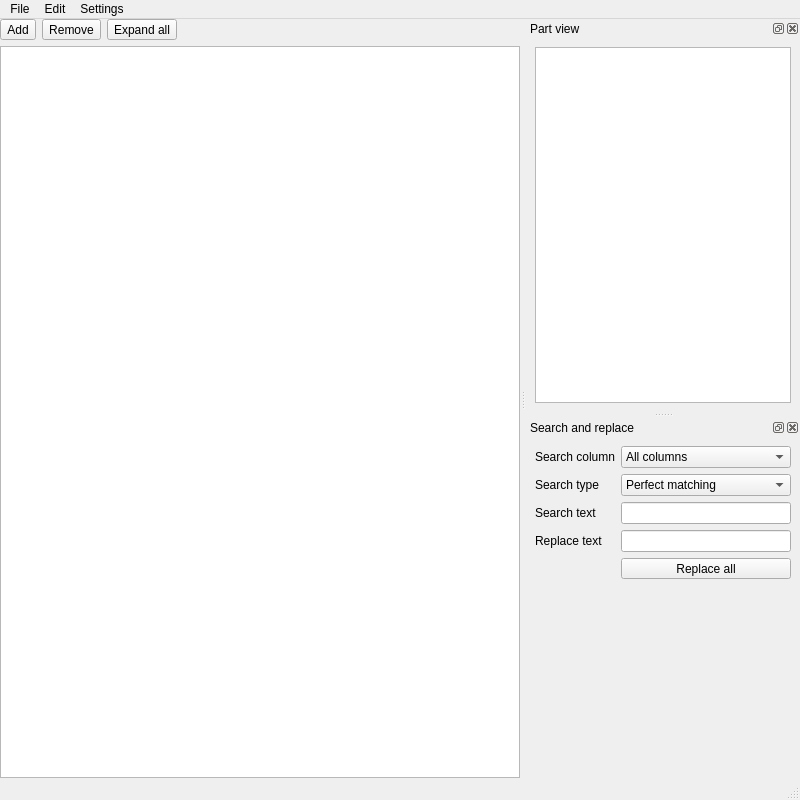
<?xml version="1.0" encoding="UTF-8"?>
<ui version="4.0">
 <class>MainWindow</class>
 <widget class="QMainWindow" name="MainWindow">
  <property name="geometry">
   <rect>
    <x>0</x>
    <y>0</y>
    <width>800</width>
    <height>800</height>
   </rect>
  </property>
  <property name="windowTitle">
   <string>Simple partslist editor</string>
  </property>
  <widget class="QWidget" name="centralwidget">
   <layout class="QGridLayout" name="gridLayout">
    <property name="leftMargin">
     <number>0</number>
    </property>
    <property name="topMargin">
     <number>0</number>
    </property>
    <property name="rightMargin">
     <number>0</number>
    </property>
    <property name="bottomMargin">
     <number>0</number>
    </property>
    <item row="0" column="0">
     <layout class="QHBoxLayout" name="horizontalLayout">
      <item>
       <widget class="QToolButton" name="toolButton">
        <property name="text">
         <string>Add</string>
        </property>
        <property name="iconSize">
         <size>
          <width>32</width>
          <height>32</height>
         </size>
        </property>
        <property name="toolButtonStyle">
         <enum>Qt::ToolButtonTextBesideIcon</enum>
        </property>
        <property name="autoRaise">
         <bool>false</bool>
        </property>
       </widget>
      </item>
      <item>
       <widget class="QToolButton" name="toolButton_2">
        <property name="text">
         <string>Remove</string>
        </property>
        <property name="iconSize">
         <size>
          <width>32</width>
          <height>32</height>
         </size>
        </property>
        <property name="toolButtonStyle">
         <enum>Qt::ToolButtonTextBesideIcon</enum>
        </property>
        <property name="autoRaise">
         <bool>false</bool>
        </property>
       </widget>
      </item>
      <item>
       <widget class="QToolButton" name="toolButton_3">
        <property name="text">
         <string>Expand all</string>
        </property>
       </widget>
      </item>
      <item>
       <spacer name="horizontalSpacer">
        <property name="orientation">
         <enum>Qt::Horizontal</enum>
        </property>
        <property name="sizeHint" stdset="0">
         <size>
          <width>40</width>
          <height>20</height>
         </size>
        </property>
       </spacer>
      </item>
     </layout>
    </item>
    <item row="1" column="0">
     <widget class="QTreeView" name="treeView">
      <property name="contextMenuPolicy">
       <enum>Qt::CustomContextMenu</enum>
      </property>
      <property name="acceptDrops">
       <bool>true</bool>
      </property>
      <property name="editTriggers">
       <set>QAbstractItemView::AnyKeyPressed|QAbstractItemView::DoubleClicked|QAbstractItemView::EditKeyPressed|QAbstractItemView::SelectedClicked</set>
      </property>
      <property name="dragEnabled">
       <bool>true</bool>
      </property>
      <property name="dragDropMode">
       <enum>QAbstractItemView::InternalMove</enum>
      </property>
      <property name="alternatingRowColors">
       <bool>true</bool>
      </property>
      <property name="selectionMode">
       <enum>QAbstractItemView::ExtendedSelection</enum>
      </property>
      <property name="selectionBehavior">
       <enum>QAbstractItemView::SelectItems</enum>
      </property>
      <property name="expandsOnDoubleClick">
       <bool>false</bool>
      </property>
     </widget>
    </item>
   </layout>
  </widget>
  <widget class="QMenuBar" name="menubar">
   <property name="geometry">
    <rect>
     <x>0</x>
     <y>0</y>
     <width>800</width>
     <height>21</height>
    </rect>
   </property>
   <widget class="QMenu" name="menuFile">
    <property name="title">
     <string>File</string>
    </property>
    <widget class="QMenu" name="menuImport">
     <property name="title">
      <string>Import</string>
     </property>
     <addaction name="actionImportJSON"/>
     <addaction name="actionImportCSV"/>
     <addaction name="actionImpoertImage"/>
    </widget>
    <widget class="QMenu" name="menuExport">
     <property name="title">
      <string>Export</string>
     </property>
     <addaction name="actionExportJSON"/>
     <addaction name="actionExportCSV"/>
    </widget>
    <addaction name="actionOpen"/>
    <addaction name="actionSave"/>
    <addaction name="menuImport"/>
    <addaction name="menuExport"/>
   </widget>
   <widget class="QMenu" name="menuEdit">
    <property name="title">
     <string>Edit</string>
    </property>
    <addaction name="actionAppendChild"/>
    <addaction name="actionDelete"/>
   </widget>
   <widget class="QMenu" name="menuSettings">
    <property name="title">
     <string>Settings</string>
    </property>
    <addaction name="actionSettings"/>
   </widget>
   <addaction name="menuFile"/>
   <addaction name="menuEdit"/>
   <addaction name="menuSettings"/>
  </widget>
  <widget class="QStatusBar" name="statusbar"/>
  <widget class="QDockWidget" name="dockWidget">
   <property name="windowTitle">
    <string>Part view</string>
   </property>
   <attribute name="dockWidgetArea">
    <number>2</number>
   </attribute>
   <widget class="QWidget" name="dockWidgetContents">
    <layout class="QVBoxLayout" name="verticalLayout_2">
     <item>
      <widget class="GraphicsView" name="graphicsView"/>
     </item>
    </layout>
   </widget>
  </widget>
  <widget class="QDockWidget" name="dockWidget_2">
   <property name="windowTitle">
    <string>Search and replace</string>
   </property>
   <attribute name="dockWidgetArea">
    <number>2</number>
   </attribute>
   <widget class="QWidget" name="dockWidgetContents_2">
    <layout class="QGridLayout" name="gridLayout_2">
     <item row="2" column="0">
      <widget class="QLabel" name="label_2">
       <property name="text">
        <string>Search text</string>
       </property>
      </widget>
     </item>
     <item row="5" column="0">
      <spacer name="verticalSpacer">
       <property name="orientation">
        <enum>Qt::Vertical</enum>
       </property>
       <property name="sizeHint" stdset="0">
        <size>
         <width>20</width>
         <height>40</height>
        </size>
       </property>
      </spacer>
     </item>
     <item row="0" column="0">
      <widget class="QLabel" name="label">
       <property name="text">
        <string>Search column</string>
       </property>
      </widget>
     </item>
     <item row="4" column="1">
      <widget class="QToolButton" name="toolButton_4">
       <property name="sizePolicy">
        <sizepolicy hsizetype="Minimum" vsizetype="Fixed">
         <horstretch>0</horstretch>
         <verstretch>0</verstretch>
        </sizepolicy>
       </property>
       <property name="text">
        <string>Replace all</string>
       </property>
      </widget>
     </item>
     <item row="2" column="1">
      <widget class="QLineEdit" name="lineEdit"/>
     </item>
     <item row="3" column="1">
      <widget class="QLineEdit" name="lineEdit_2"/>
     </item>
     <item row="3" column="0">
      <widget class="QLabel" name="label_3">
       <property name="text">
        <string>Replace text</string>
       </property>
      </widget>
     </item>
     <item row="0" column="1">
      <widget class="QComboBox" name="comboBox">
       <item>
        <property name="text">
         <string>All columns</string>
        </property>
       </item>
      </widget>
     </item>
     <item row="1" column="0">
      <widget class="QLabel" name="label_4">
       <property name="text">
        <string>Search type</string>
       </property>
      </widget>
     </item>
     <item row="1" column="1">
      <widget class="QComboBox" name="comboBox_2">
       <item>
        <property name="text">
         <string>Perfect matching</string>
        </property>
       </item>
       <item>
        <property name="text">
         <string>Partial Match</string>
        </property>
       </item>
      </widget>
     </item>
    </layout>
   </widget>
  </widget>
  <action name="actionSave">
   <property name="text">
    <string>Save</string>
   </property>
  </action>
  <action name="actionAppendChild">
   <property name="text">
    <string>Add child</string>
   </property>
  </action>
  <action name="actionDelete">
   <property name="text">
    <string>Delete</string>
   </property>
  </action>
  <action name="actionSettings">
   <property name="text">
    <string>Setting</string>
   </property>
  </action>
  <action name="actionImportJSON">
   <property name="text">
    <string>JSON</string>
   </property>
  </action>
  <action name="actionImportCSV">
   <property name="text">
    <string>CSV</string>
   </property>
  </action>
  <action name="actionExportJSON">
   <property name="text">
    <string>JSON</string>
   </property>
  </action>
  <action name="actionExportCSV">
   <property name="text">
    <string>CSV</string>
   </property>
  </action>
  <action name="actionOpen">
   <property name="text">
    <string>Open</string>
   </property>
  </action>
  <action name="actionImpoertImage">
   <property name="text">
    <string>Image</string>
   </property>
  </action>
 </widget>
 <customwidgets>
  <customwidget>
   <class>GraphicsView</class>
   <extends>QGraphicsView</extends>
   <header location="global">graphics_view</header>
  </customwidget>
 </customwidgets>
 <resources/>
 <connections/>
</ui>
